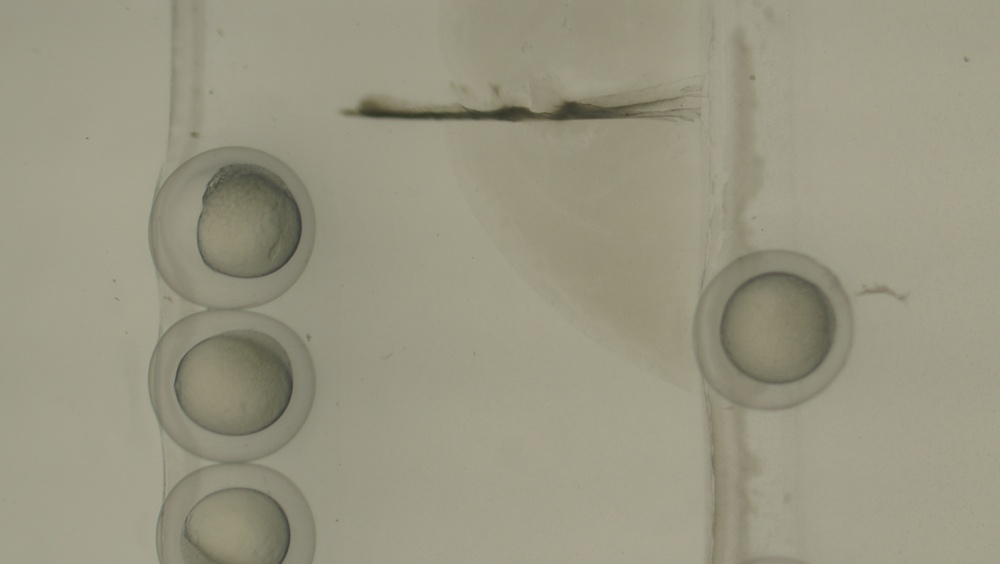
#> input picture IMG00166.JPG, 1000 x 564 px, shrunk from 3264 x 1840 before the run
$ python sample.py
#> lines starting #> are read from the running program, lines starting #| are printed output that depends on the picture
import cv2
import matplotlib.pyplot as plt
import numpy as np
import os
from time import clock
#  from

if __name__ == '__main__':
    # np.set_printoptions(threshold=100)

    im = cv2.imread ('IMG00166.JPG', 1)
#> im is the input picture: shape (564, 1000, 3); mean B, G, R 130.6, 150.6, 153.6
    im_gray = cv2.cvtColor(im, cv2.COLOR_BGR2GRAY)
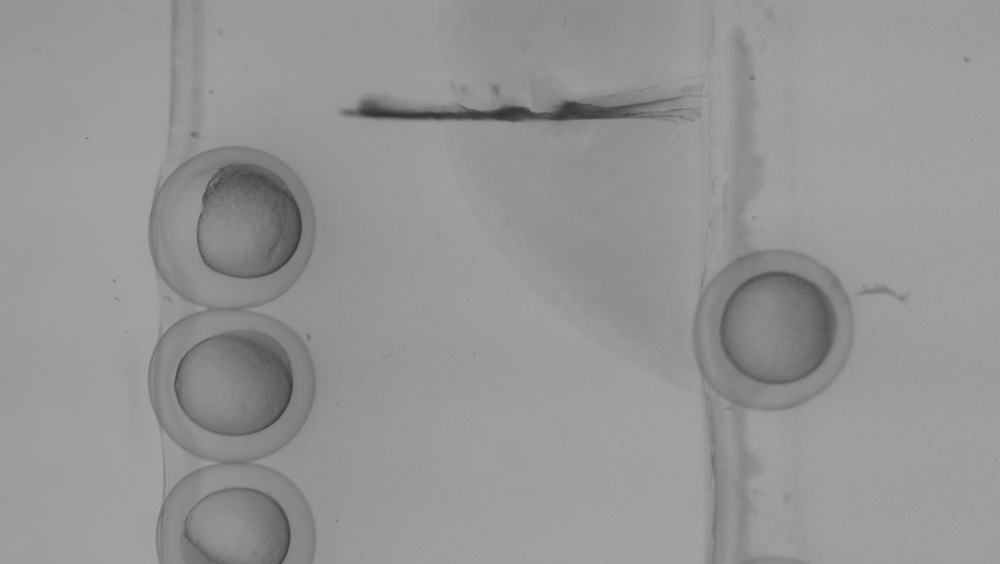
#> im_gray: shape (564, 1000); min 50, max 164, mean 149.2
    templ = cv2.imread('template.jpg',0)
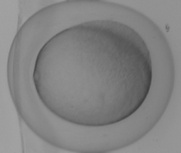
#> input picture template.jpg, 181 x 153 px, shrunk from 592 x 501 before the run
#> templ is the input picture: shape (153, 181); min 61, max 163, mean 131
    # [16 lines of commented-out code are left out]

    t_start = clock()
#> (the run stopped early here; a loop or call above may not have finished)
